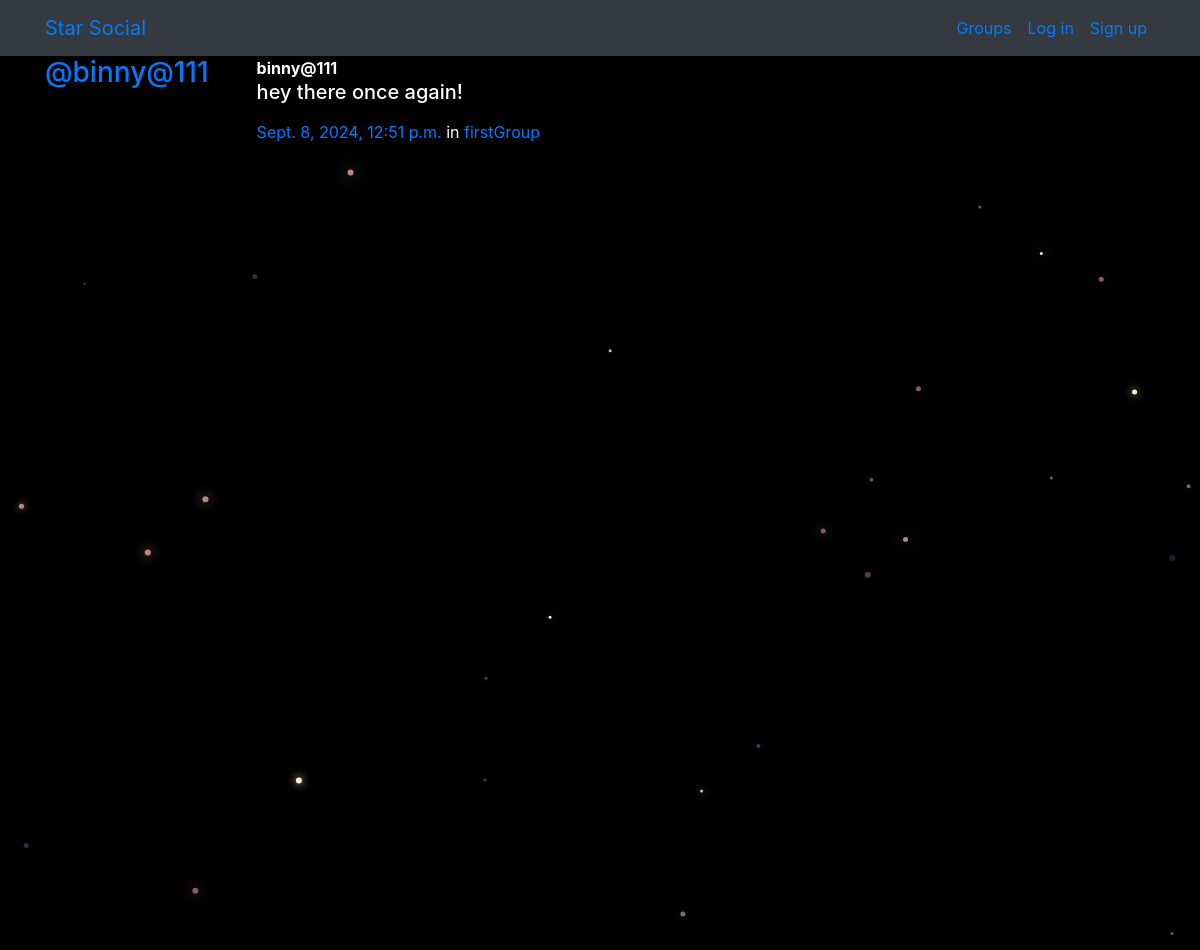
/posts/by/binny@111/4/, run on the app's committed database.
### posts/models.py (models this page shows, shortened)
class Post(models.Model):
    user = models.ForeignKey(User, related_name="posts",on_delete=models.CASCADE)
    created_at = models.DateTimeField(auto_now=True)
    message = models.TextField()
    message_html = models.TextField(editable=False)
    group = models.ForeignKey(Group, related_name="posts",null=True, blank=True,on_delete=models.CASCADE)
    class Meta:
        ordering = ["-created_at"]
        unique_together = ["user", "message"]

### groups/models.py (models this page shows, shortened)
class Group(models.Model):
    name = models.CharField(max_length=255, unique=True)
    slug = models.SlugField(allow_unicode=True, unique=True)
    description = models.TextField(blank=True, default='')
    description_html = models.TextField(editable=False, default='', blank=True)
    members = models.ManyToManyField(User,through="GroupMember")
    class Meta:
        ordering = ["name"]

### posts/views.py (the view)
# urls.py: path("by/<username>/<int:pk>/",views.PostDetail.as_view(),name="single"),
class PostDetail(SelectRelatedMixin, generic.DetailView):
    model = models.Post
    select_related = ("user", "group")
    def get_queryset(self):
        queryset = super().get_queryset()
        return queryset.filter(
            user__username__iexact=self.kwargs.get("username")
        )

### posts/templates/posts/post_detail.html
{% extends "posts/post_base.html" %}
{% block post_content %}
    {% include "posts/_post.html" %}
{% endblock %}

### posts/templates/posts/_post.html (shortened to what this page needs)
<div class="media">
	<h3 class="mr-5"><a href="{% url 'posts:for_user' username=post.user.username %}">@{{ post.user.username }}</a></h3>
	<div class="media-body">
		<strong>{{ post.user.username }}</strong>
		<h5>{{ post.message_html|safe }}</h5>
			<time class="time"><a href="{% url 'posts:single' username=post.user.username pk=post.pk %}">{{ post.created_at }}</a></time>
			{% if post.group %}
			<span class="group-name">in <a href="#">{{ post.group.name }}</a></span>
			{% endif %}
	</div>
</div>

### static/simplesocial/css/master.css (style rules this page uses)
body { margin: 0; overflow: hidden; background-color: black; color:white; }

### data on the page
Post: user.username "binny@111", message_html "hey there once again!", created_at "Sept. 8, 2024, 12:51 p.m.", group.name "firstGroup"
